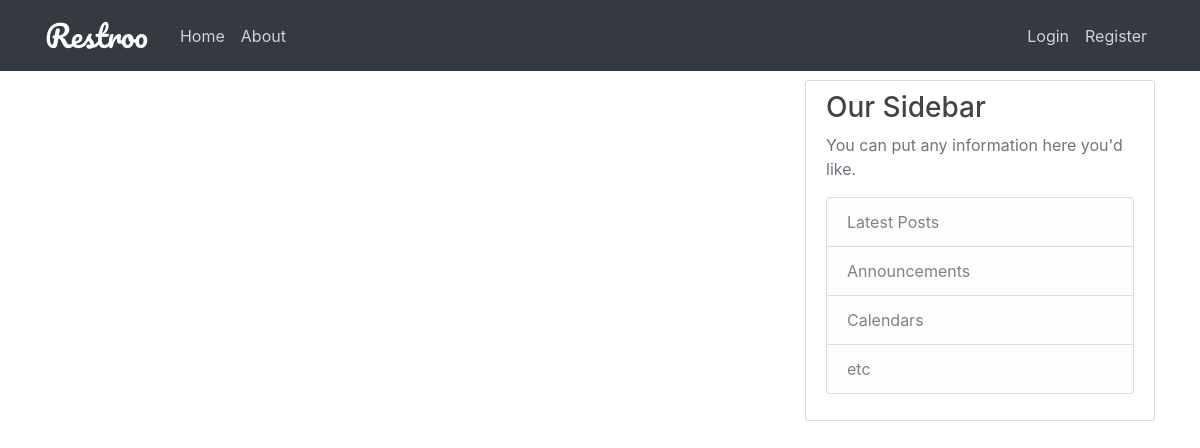
The app's page /reviews/5, older data.
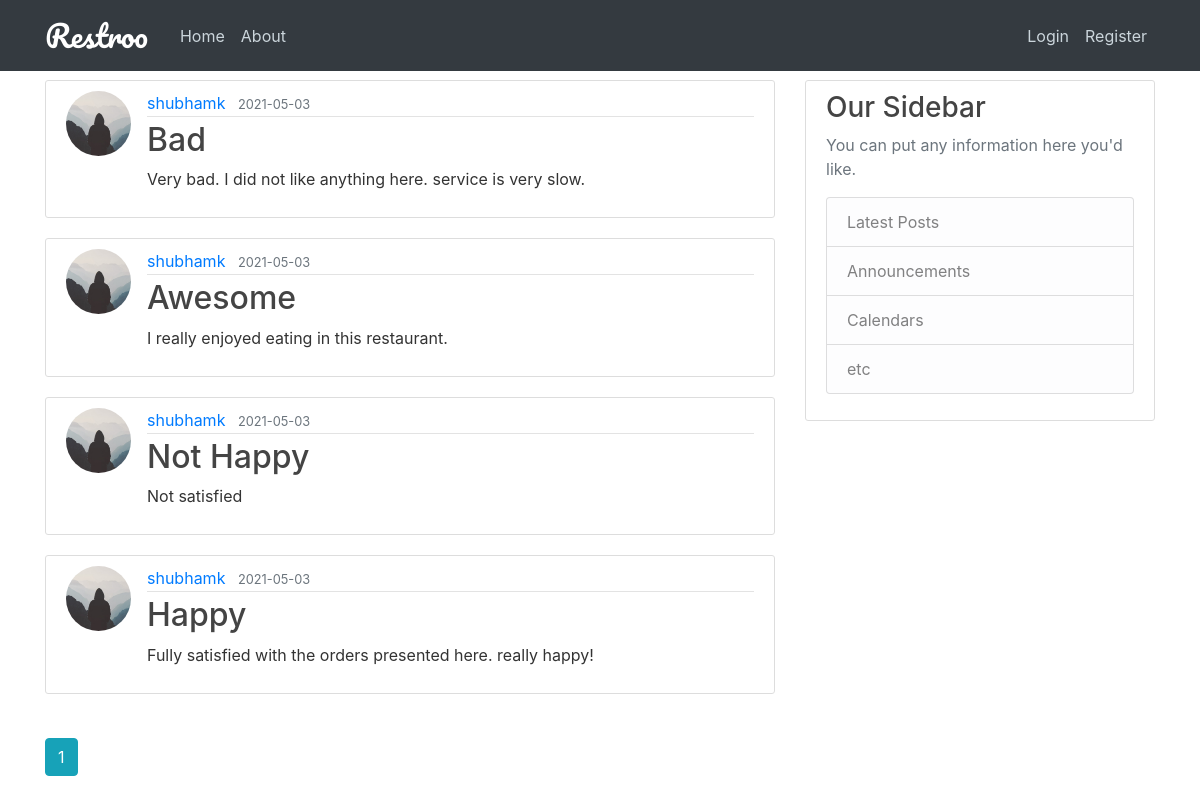
The same page, newer data.
### restroo/models.py (models this page shows, shortened)
class Review(db.Model):
    id = db.Column(db.Integer, primary_key=True)
    title = db.Column(db.String(100), nullable=False)
    date_posted = db.Column(db.DateTime, nullable=False, default=datetime.utcnow)
    content = db.Column(db.Text, nullable=False)
    sentiment = db.Column(db.String(120), nullable="False")
    rest_id = db.Column(db.Integer, db.ForeignKey('user.id'), nullable=False)
    cust_id = db.Column(db.Integer, db.ForeignKey('user.id'), nullable=False)
    reviewer = db.relationship('User', back_populates='reviewed_by', foreign_keys='Review.cust_id')
    reviewplace = db.relationship('User', back_populates='reviewed_at', foreign_keys='Review.rest_id')

class User(db.Model, UserMixin):
    id = db.Column(db.Integer, primary_key=True)
    name = db.Column(db.String(100), nullable=False)
    username = db.Column(db.String(20), unique=True, nullable=False)
    email = db.Column(db.String(120), unique=True, nullable=False)
    address = db.Column(db.Text, nullable=False)
    contact = db.Column(db.Integer, nullable=False)
    role = db.Column(db.String(20), nullable=False, default="customer")
    image_file = db.Column(db.String(20), nullable=False, default='default.jpg')
    password = db.Column(db.String(60), nullable=False)
    table = db.relationship('Tables', backref='restaurant', lazy=True)
    medias = db.relationship('Media', backref='uploader', lazy=True)
    posts = db.relationship('Post', back_populates='author', lazy=True)
    bookings = db.relationship('Booking', back_populates='booker', lazy=True,
                               primaryjoin='User.id==Booking.cust_id')
    reserves = db.relationship('Booking', back_populates='bookplace', lazy=True,
                               primaryjoin='User.id==Booking.rest_id')
    reviewed_by = db.relationship('Review', back_populates='reviewer', lazy=True,
                                  primaryjoin='User.id==Review.cust_id')
    reviewed_at = db.relationship('Review', back_populates='reviewplace', lazy=True,
                                  primaryjoin='User.id==Review.rest_id')

### restroo/routes.py (the view)
@app.route("/reviews/<int:rest_id>")
def reviews(rest_id):
    page = request.args.get('page', 1, type=int)
    user = User.query.filter_by(id=rest_id).first_or_404()
    reviews = Review.query.filter_by(reviewplace=user).order_by(Review.date_posted.desc()).paginate(page=page,
                                                                                                    per_page=5)
    return render_template('reviews.html', reviews=reviews, rest_id=rest_id)

### restroo/templates/reviews.html (shortened to what this page needs)
{% extends "layout.html" %}
{% block content %}
    {% for review in reviews.items %}
        <article class="media content-section">
        <img class="rounded-circle article-img" src="{{ url_for('static', filename='profile_pics/' + review.reviewer.image_file) }}">
          <div class="media-body">
            <div class="article-metadata">
              <a class="mr-2" href="{{ url_for('user_posts', username=review.reviewer.username)}}">{{ review.reviewer.username }}</a>
              <small class="text-muted">{{ review.date_posted.strftime('%Y-%m-%d') }}</small>
            </div>
            <h2><a class="article-title" href="{{ url_for('review', review_id=review.id) }}">{{ review.title }}</a></h2>
            <p class="article-content">{{ review.content }}</p>
          </div>
        </article>
    {% endfor %}
    <br/>
    {% for page_num in reviews.iter_pages(left_edge=1, right_edge=1, left_current=1, right_current=2) %}
        {% if page_num %}
            {% if reviews.page == page_num %}
                <a class="btn btn-info mb-4" href="{{ url_for('reviews', page=page_num, rest_id=rest_id) }}">{{ page_num }}</a>
            {% else %}
                <a class="btn btn-outline-info mb-4" href="{{ url_for('reviews', page=page_num, rest_id=rest_id) }}">{{ page_num }}</a>
            {% endif %}
        {% else %}
            ...
        {% endif %}
    {% endfor %}
{% endblock content %}

### restroo/templates/layout.html (shortened to what this page needs)
<!DOCTYPE html>
<html>
<head>
    <link rel="stylesheet" href="https://maxcdn.bootstrapcdn.com/bootstrap/4.0.0/css/bootstrap.min.css">
    <link rel="stylesheet" href="https://maxcdn.bootstrapcdn.com/font-awesome/4.5.0/css/font-awesome.min.css">
    <link rel="stylesheet" type="text/css" href="{{ url_for('static', filename='main.css') }}">
</head>
<body>
    <header class="site-header">
      <nav class="navbar navbar-expand-md navbar-dark bg-dark fixed-top">
        <div class="container">
            <a class="navbar-brand mr-4" href="/"><span style="font-family: 'Pacifico', cursive; font-size: 30px">Restroo</span> </a>
          <div class="collapse navbar-collapse" id="navbarToggle">
            <div class="navbar-nav mr-auto">
              <a class="nav-item nav-link" href="{{ url_for('home') }}">Home</a>
              <a class="nav-item nav-link" href="{{ url_for('about') }}">About</a>
            </div>
            <div class="navbar-nav">
            {% if current_user.role=='restaurant' %}
                {% if current_user.is_authenticated %}
                    <a class="nav-item nav-link" href="{{ url_for('new_post') }}">New Post</a>
                    <a class="nav-item nav-link" href="">New Photos</a>
                <a class="nav-item nav-link" href="{{ url_for('account') }}">Account</a>
                <a class="nav-item nav-link" href="{{ url_for('logout') }}">Logout</a>
                {% else %}
                <a class="nav-item nav-link" href="{{ url_for('login') }}">Login</a>
                <a class="nav-item nav-link" href="{{ url_for('register') }}">Register</a>
              {% endif %}
            {% else %}
                {% if current_user.is_authenticated %}
                <a class="nav-item nav-link" href="{{ url_for('account') }}">Account</a>
                <a class="nav-item nav-link" href="{{ url_for('logout') }}">Logout</a>
                {% else %}
                <a class="nav-item nav-link" href="{{ url_for('login') }}">Login</a>
                <a class="nav-item nav-link" href="{{ url_for('register') }}">Register</a>
              {% endif %}
            {% endif %}
            </div>
          </div>
        </div>
      </nav>
    </header>
    <main role="main" class="container">
      <div style="" class="row">
        <div class="col-md-8" >
          {% block content %}{% endblock %}
        </div>
         <div class="col-md-4">
          <div class="content-section">
            <h3>Our Sidebar</h3>
            <p class='text-muted'>You can put any information here you'd like.
              <ul class="list-group">
                <li class="list-group-item list-group-item-light">Latest Posts</li>
                <li class="list-group-item list-group-item-light">Announcements</li>
                <li class="list-group-item list-group-item-light">Calendars</li>
                <li class="list-group-item list-group-item-light">etc</li>
              </ul>
            </p>
          </div>
        </div>
      </div>
    </main>
</body>
</html>

### restroo/static/main.css (style rules this page uses)
body { background-image: url('pexels-pixabay-326279.jpg'); background-repeat: no-repeat; background-attachment: fixed; background-size: cover; color: #333333; margin-top: 5rem; }
h1, h2, h3, h4, h5, h6 { color: #444444; }
.site-header .navbar-nav .nav-link { color: #cbd5db; }
.content-section { background: #ffffff; padding: 10px 20px; border: 1px solid #dddddd; border-radius: 3px; margin-bottom: 20px; }
.article-title { color: #444444; }
.article-content { white-space: pre-line; }
.article-img { height: 65px; width: 65px; margin-right: 16px; }
.article-metadata { padding-bottom: 1px; margin-bottom: 4px; border-bottom: 1px solid #e3e3e3 }

Row changes from the older to the newer data that the page shows:
added Review: image_file (placeholder picture), reviewer.username "shubhamk", date_posted "2021-05-03", title "Bad", content "Very bad. I did not like anything here. service is very slow."
added Review: image_file (placeholder picture), reviewer.username "shubhamk", date_posted "2021-05-03", title "Awesome", content "I really enjoyed eating in this restaurant."
added Review: image_file (placeholder picture), reviewer.username "shubhamk", date_posted "2021-05-03", title "Not Happy", content "Not satisfied"
added Review: image_file (placeholder picture), reviewer.username "shubhamk", date_posted "2021-05-03", title "Happy", content "Fully satisfied with the orders presented here. really happy!"
Text that changed along with them:
new list line: "1"
